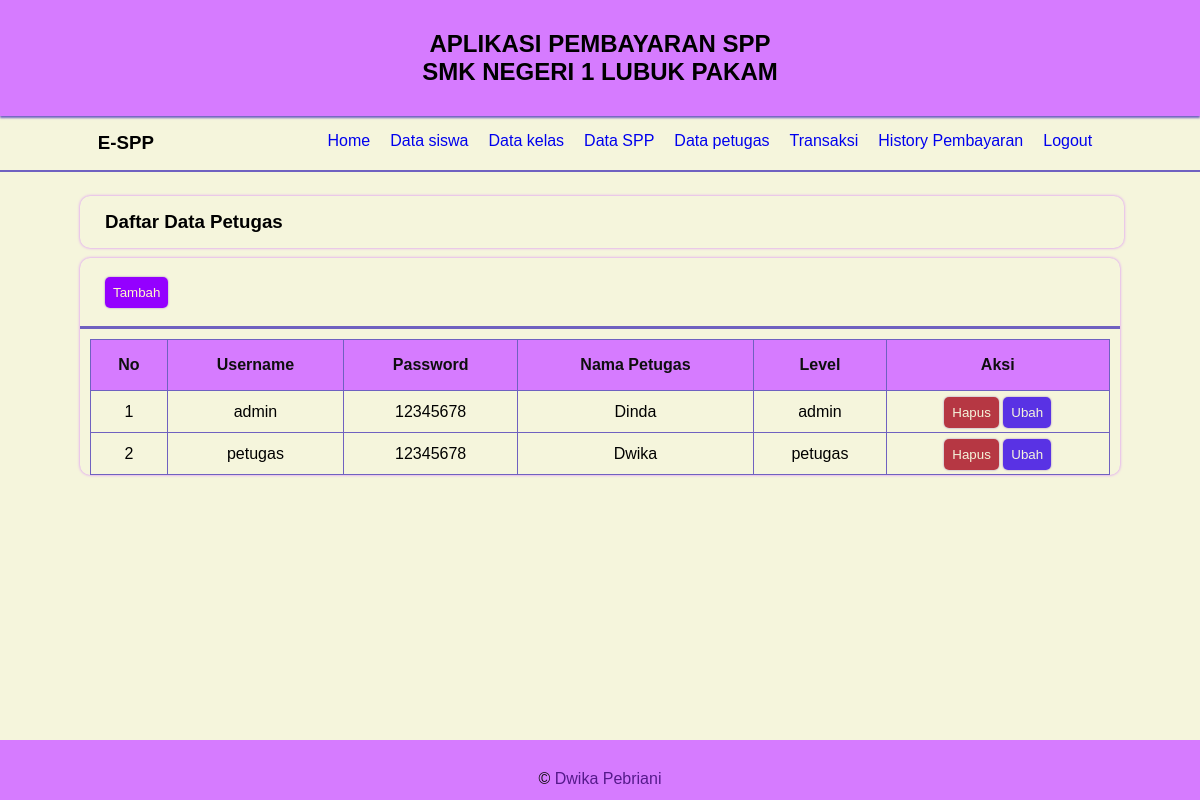
Page /?menu=petugas (signed in) on the committed database.
### tables this page shows
CREATE TABLE `petugas` (
  `id_petugas` int(11) NOT NULL,
  `username` varchar(25) NOT NULL,
  `password` varchar(32) NOT NULL,
  `nama_petugas` varchar(35) NOT NULL,
  `level` enum('admin','petugas','siswa') NOT NULL
);

### halaman/petugas.php (the view)
<div class="col">
    <h3 class="judul"> Daftar Data Petugas</h3>
</div>
<div class="card">
    <div class="card-header">
        <a href="?menu=tambah-petugas" class="btn btn-tambah">Tambah</a>
    </div>
    <div class="card-body">
        <table border="1">
            <tr>
                <th>No</th>
                <th>Username</th>
                <th>Password</th>
                <th>Nama Petugas</th>
                <th>Level</th>
                <th>Aksi</th>
            </tr>
            <?php
            $no =1;
                $petugas = mysqli_query($koneksi,"SELECT * FROM petugas WHERE level !='siswa'");
                while($data = mysqli_fetch_array($petugas)){
            ?>
            <tr>
                <td><?php echo $no++;?></td>
                <td><?php echo $data['username'] ?></td>
                <td><?php echo $data['password'] ?></td>
                <td><?php echo $data['nama_petugas'] ?></td>
                <td><?php echo $data['level'] ?></td>
                <td><a href="?menu=hapus-petugas&id=<?php echo $data['id_petugas']?>
                "onclick="return confirm('yakin mau dihapus');" class="btn btn-hapus" >Hapus</a>
                    <a href="?menu=ubah-petugas&id=<?php echo $data['id_petugas']?>" class="btn btn-edit">Ubah </a>
                </td>
            </tr>
            <?php } ?>
            </table>
        </div>
</div>

### rows in the picture
petugas: username "admin", password "12345678", nama_petugas "Dinda", level "admin"
petugas: username "petugas", password "12345678", nama_petugas "Dwika", level "petugas"
